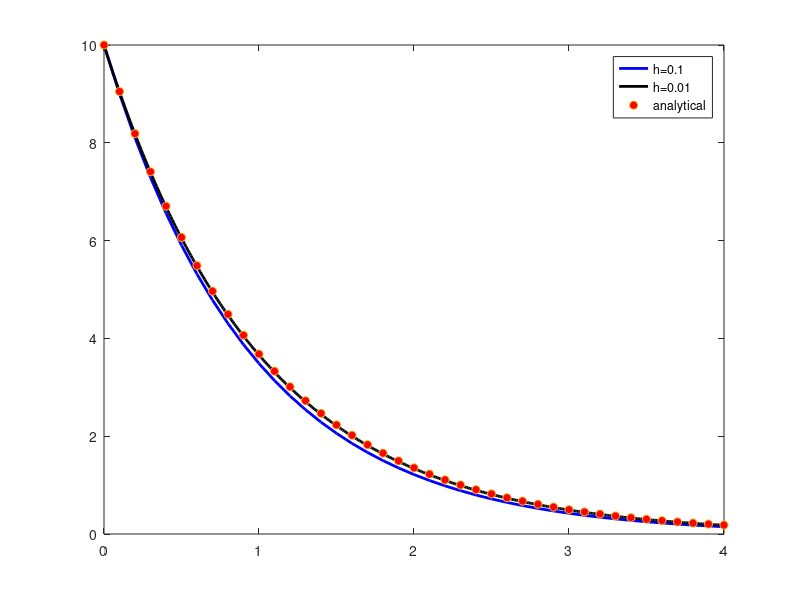

Write MATLAB code to recreate this figure.
clear; 
close all;
y0 = 10;
%% solving ODE with the Euler method
h = 0.1;
N = 100;%number of simulated time steps
t = h*[0:N-1];%for plotting
y = zeros(N,1);%allocate memory
y(1) = y0;%setting an initial value
for n=1:N-1
    y(n+1) = y(n) + h*(-y(n));
end
%% solving ODE with the Euler method
h = 0.01;
N = 1000;%number of simulated time steps
t1 = h*[0:N-1];
y1 = zeros(N,1);%allocate memory
y1(1) = y0;%setting an initial value
for n=1:N-1
    y1(n+1) = y1(n) + h*(-y1(n));
end
%% plot the solution
y_analy = y0*exp(-t); 
h = plot(t,y);
hold on
h1 = plot(t1,y1);
ha = plot(t,y_analy,'o');
set(h,'linewidth',2,'color','b')
set(h1,'linewidth',2,'color','k')
set(ha,'markerfacecolor',[1 0 0])
legend({'h=0.1','h=0.01','analytical'})
set(gca,'xlim',[0 4])